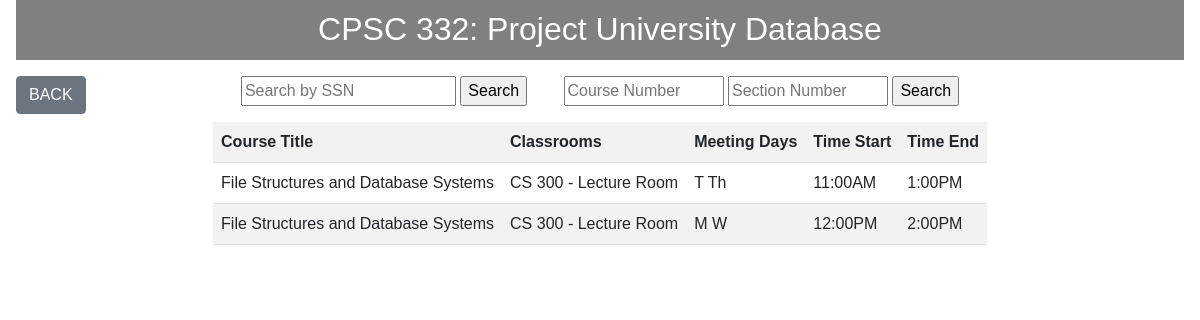
The page /inc/professor.php?SSN=7778889999 on the database its author committed.
### tables this page shows
CREATE TABLE Section(
SNumber varchar(10),
SName varchar(100),
RoomNumber varchar(30),
SeatNumber varchar(10),
Meetdays varchar(50),   
TimeStart varchar(10),
TimeEnd varchar(10),
PSSN varchar(10),
CourseNumber varchar(10),
PRIMARY KEY (SNumber),
FOREIGN KEY (PSSN) REFERENCES Professor(SSN),
FOREIGN KEY (CourseNumber) REFERENCES Course(CNumber)
);

CREATE TABLE Course(
CNumber varchar(10),
CTitle varchar(100),
Textbook varchar(100),
Units int,
Prerequisite varchar(30),
DeptNumber varchar(10),
PRIMARY KEY (CNumber),
FOREIGN KEY (Prerequisite) REFERENCES Course(CNumber),
FOREIGN KEY (DeptNumber) REFERENCES Department(DNumber)
);

### inc/professor.php (the view, shortened to what this page needs)
<?php include '../config/database.php';
    include '../inc/header.php';
    echo '<a style="position:absolute;" href="../index.php">
        <button class="btn btn-secondary">BACK</button></a>
        <div class="professor-search-box">
            <form class="professor-search-form" action="" method="get">
                <input type="text" placeholder="Search by SSN" name="SSN">
                <input type="submit" value="Search">
            </form>
            <form class="professor-search-form" action="" method="get">
                    <input class="course-input" type="text" placeholder="Course Number" name="courseNum">
                    <input class="course-input" type="text" placeholder="Section Number" name="sectionNum">
                    <input type="submit" value="Search">
            </form>
        </div>';
    if(!empty($_GET["SSN"]))
    {
    $inputSSN = $_GET["SSN"];
    $professor = "SELECT CTitle, RoomNumber, Meetdays, TimeStart, TimeEnd
                FROM professor p, course c, section s
                WHERE p.SSN = '$inputSSN' AND p.SSN = s.PSSN AND s.CourseNumber = c.CNumber;";
    $inputResult = mysqli_query($conn, $professor);
    if($inputResult->num_rows > 0)
    {
        echo '<table class="table table-striped">
        <tr>
        <th>Course Title</th>
        <th>Classrooms</th>
        <th>Meeting Days</th>
        <th>Time Start</th>
        <th>Time End</th>';
        while($row = mysqli_fetch_array($inputResult))
        {
            echo "<tr>";
            echo "<td>" . $row['CTitle'] . "</td>";
            echo "<td>" . $row['RoomNumber'] . "</td>";
            echo "<td>" . $row['Meetdays'] . "</td>";
            echo "<td>" . $row['TimeStart'] . "</td>";
            echo "<td>" . $row['TimeEnd'] . "</td>";
            echo "</tr>";
        }
    }
    else
        echo '<br><h4 style="text-align:center;">There is no Data!<h4>';
    }
?>

### inc/style.css (style rules this page uses)
.professor-search-box { width: 100%; text-align: center; }
.professor-search-form { width: 10rem; display: inline; margin-left: 1rem; margin-right: 1rem; }
.table { width:auto; white-space:nowrap; margin-top:1rem; margin-left:auto; margin-right:auto; }
.course-input { width: 10rem; }

### rows shown on the page
section: CourseNumber.CTitle "File Structures and Database Systems", RoomNumber "CS 300 - Lecture Room", Meetdays "T Th", TimeStart "11:00AM", TimeEnd "1:00PM"
section: CourseNumber.CTitle "File Structures and Database Systems", RoomNumber "CS 300 - Lecture Room", Meetdays "M W", TimeStart "12:00PM", TimeEnd "2:00PM"
